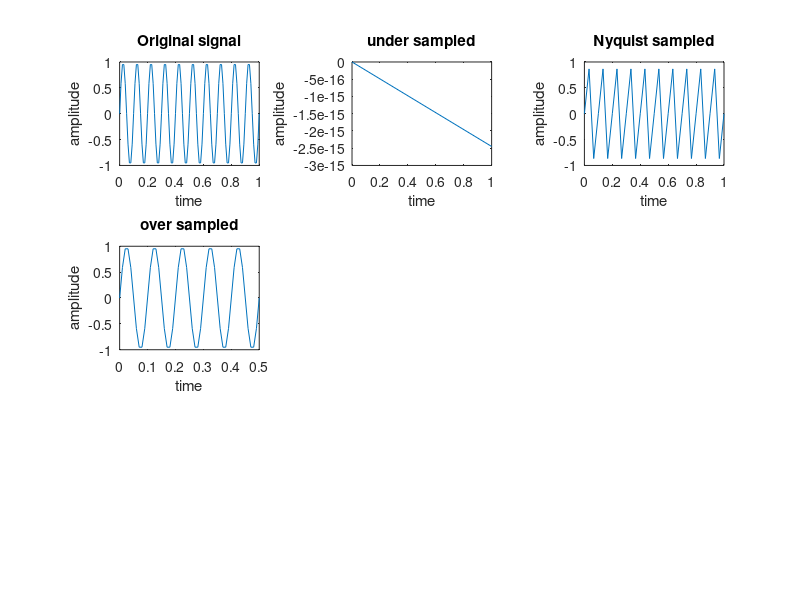

This chart was generated by the following MATLAB code:
clc;

close all;

fm=10;
t=0:0.01:1;
y=sin(2*pi*fm*t);
subplot(3,3,1);
plot(t,y);
xlabel("time");
ylabel("amplitude");
title("Original signal");

%undersampling
fs1=1;
t1=0:1/fs1:1;
y1=sin(2*pi*fm*t1);
subplot(3,3,2);
plot(t1,y1);
xlabel("time");
ylabel("amplitude");
title("under sampled");


%Nyquist sampling
fs2=30;
t2=0:1/fs2:1;
y2=sin(2*pi*fm*t2);
subplot(3,3,3);
plot(t2,y2);
xlabel("time");
ylabel("amplitude");
title("Nyquist sampled");


%oversampling sampling
fs3=100;
t3=0:1/fs3:.5;
y3=sin(2*pi*fm*t3);
subplot(3,3,4);
plot(t3,y3);
xlabel("time");
ylabel("amplitude");
title("over sampled");
